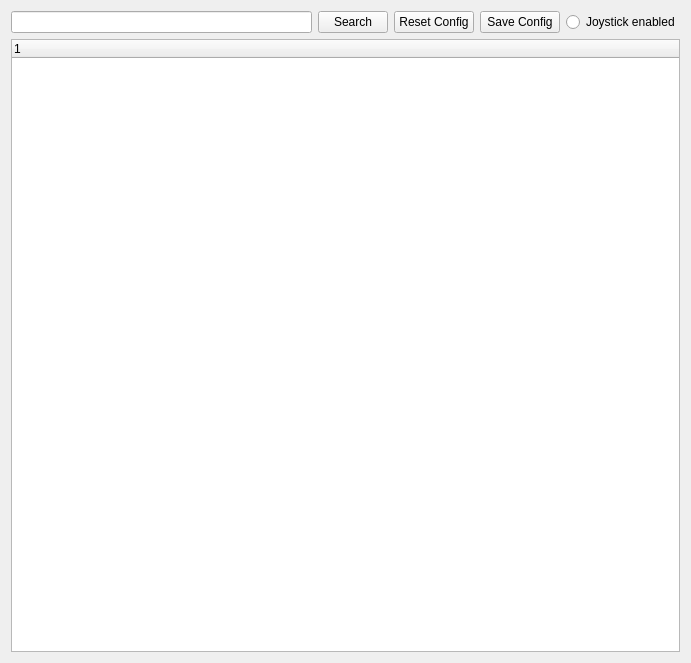
<?xml version="1.0" encoding="UTF-8"?>
<ui version="4.0">
 <class>parametertuner</class>
 <widget class="QWidget" name="parametertuner">
  <property name="geometry">
   <rect>
    <x>0</x>
    <y>0</y>
    <width>691</width>
    <height>663</height>
   </rect>
  </property>
  <property name="windowTitle">
   <string>Parameter Tuner</string>
  </property>
  <layout class="QGridLayout" name="gridLayout">
   <item row="1" column="0" colspan="2">
    <layout class="QVBoxLayout" name="mainLayout">
     <item>
      <layout class="QHBoxLayout" name="controlsLayout">
       <item>
        <widget class="QLineEdit" name="searchInput">
         <property name="minimumSize">
          <size>
           <width>100</width>
           <height>0</height>
          </size>
         </property>
        </widget>
       </item>
       <item>
        <widget class="QPushButton" name="searchButton">
         <property name="sizePolicy">
          <sizepolicy hsizetype="Fixed" vsizetype="Fixed">
           <horstretch>0</horstretch>
           <verstretch>0</verstretch>
          </sizepolicy>
         </property>
         <property name="minimumSize">
          <size>
           <width>70</width>
           <height>0</height>
          </size>
         </property>
         <property name="maximumSize">
          <size>
           <width>70</width>
           <height>16777215</height>
          </size>
         </property>
         <property name="text">
          <string>Search</string>
         </property>
         <property name="checkable">
          <bool>true</bool>
         </property>
        </widget>
       </item>
       <item>
        <widget class="QPushButton" name="reset_button">
         <property name="text">
          <string>Reset Config</string>
         </property>
        </widget>
       </item>
       <item>
        <widget class="QPushButton" name="save_button">
         <property name="text">
          <string>Save Config</string>
         </property>
        </widget>
       </item>
       <item>
        <widget class="QRadioButton" name="joystick_button">
         <property name="text">
          <string>Joystick enabled</string>
         </property>
        </widget>
       </item>
      </layout>
     </item>
     <item>
      <widget class="QTreeWidget" name="parameter_root_widget">
       <column>
        <property name="text">
         <string notr="true">1</string>
        </property>
       </column>
      </widget>
     </item>
    </layout>
   </item>
  </layout>
 </widget>
 <resources/>
 <connections/>
</ui>
